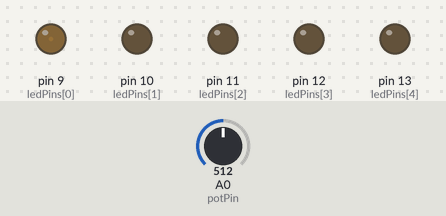
Bench run of a sketch on a simulated Arduino Uno, built with avr-gcc and run on an emulated ATmega328P. Shown: output pins drawn as LEDs (lit = HIGH). The inputs (shaded band) are chosen by the test bench; at power-on: A0 (potPin) = 512.

Above: at 0.05 s.
At 1.85 s:
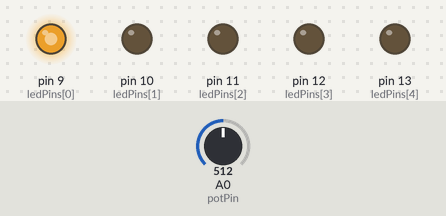
At 3.65 s:
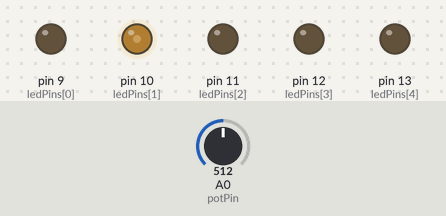
At 7.35 s:
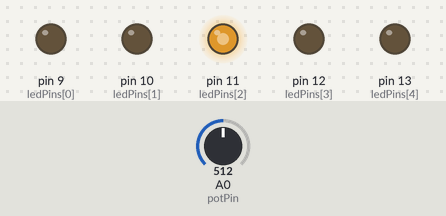
At 11.05 s:
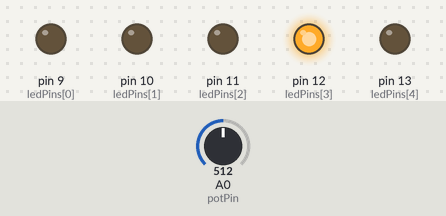
At 14.75 s:
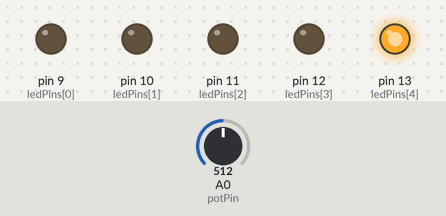
Timing chart, 0 to 20.3 s (numbered marks = the images above):
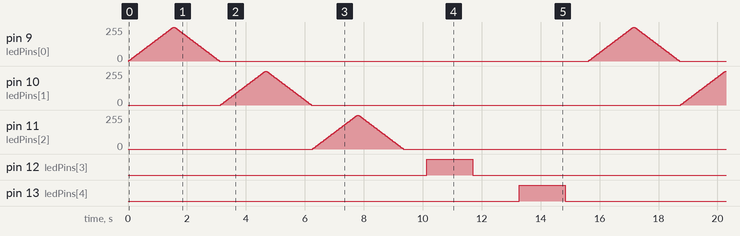

The sketch:

multiple_led_fade_with_pot_speed.ino
```cpp
// (licence header left out)
// Pin assignments for LEDs
int ledPins[] = {9, 10, 11, 12, 13};  // Pins connected to the LEDs

// Potentiometer pin
int potPin = A0;  // Analog pin connected to the potentiometer

// Fade speeds for LEDs
int fadeSpeeds[5];  // Speeds of the fading effect for each LED

void setup() {
  for (int i = 0; i < 5; i++) {
    pinMode(ledPins[i], OUTPUT);  // Set the LED pins as output
  }
}

void loop() {
  int fadeSpeed = map(analogRead(potPin), 0, 1023, 1, 10);  // Read potentiometer value and map it to fade speed range (1-10)

  for (int i = 0; i < 5; i++) {
    // Fade in
    for (int brightness = 0; brightness <= 255; brightness += fadeSpeed) {
      analogWrite(ledPins[i], brightness);   // Set the LED brightness using PWM
      delay(30);   // Delay to control the speed of the fade (adjust as needed)
    }

    // Fade out
    for (int brightness = 255; brightness >= 0; brightness -= fadeSpeed) {
      analogWrite(ledPins[i], brightness);   // Set the LED brightness using PWM
      delay(30);   // Delay to control the speed of the fade (adjust as needed)
    }
  }
}
```

Measured:
- by itself, pin 12 (ledPins[3]), pin 13 (ledPins[4]): alternates HIGH for 1.6 s and LOW for 14.0 s
